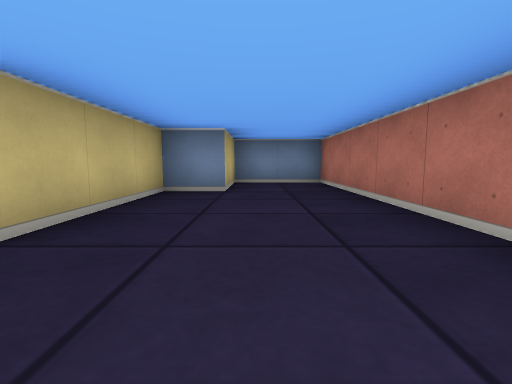
[1] (above)

13 first-person views from a walk through a cub3D ray-caster map. The camera is about half as high as the walls, tilts 6° down and sees 85° across. The floor is counted in squares. Each view is taken from the middle of a square. On the plan, view 1 faces up. The plan holds only what a view shows up to about 9 squares ahead; the rest is blank.

[2]
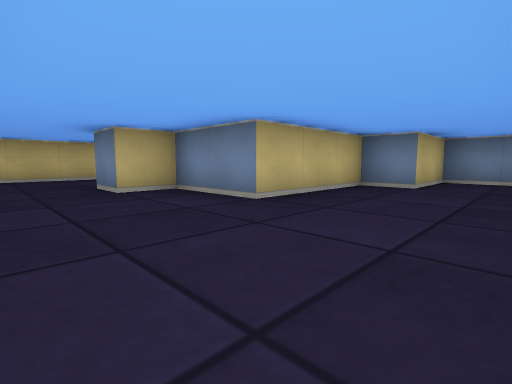

[3]
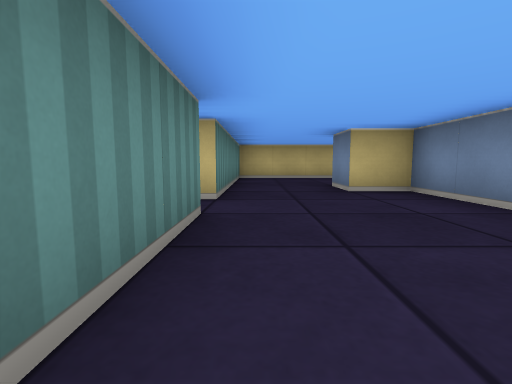

[4]
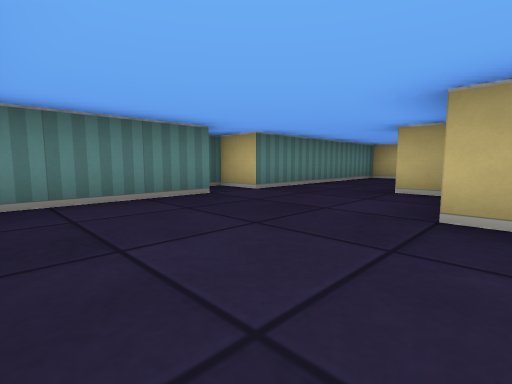

[5]
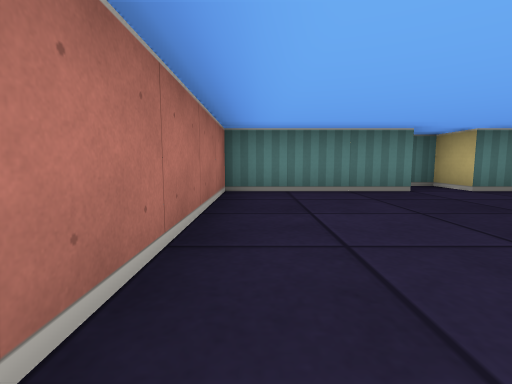

[6]
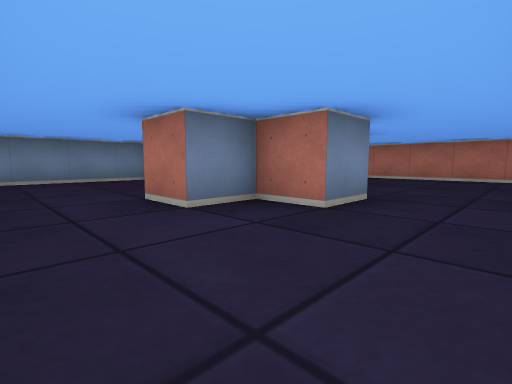

[7]
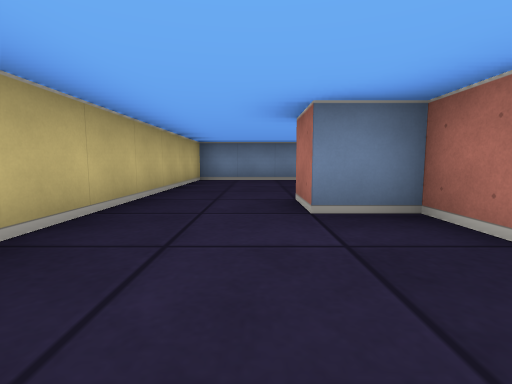

[8]
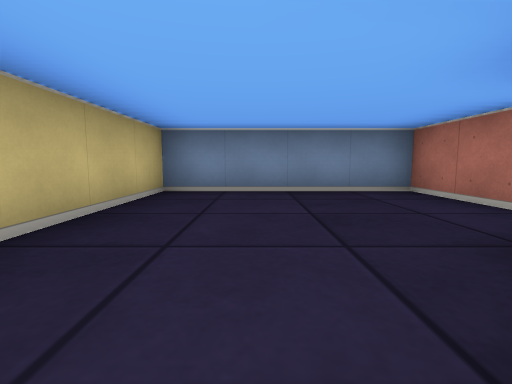

[9]
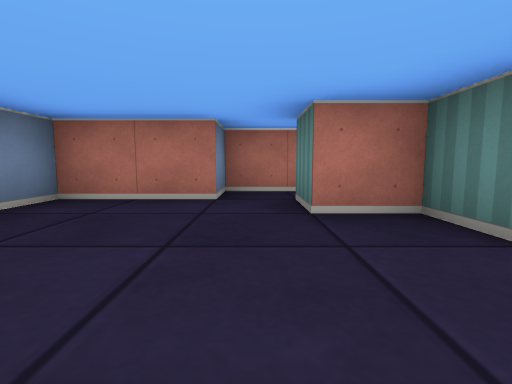

[10]
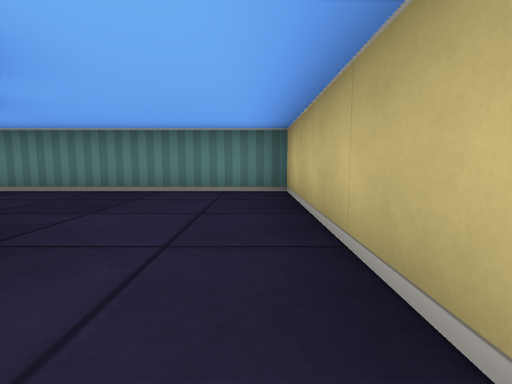

[11]
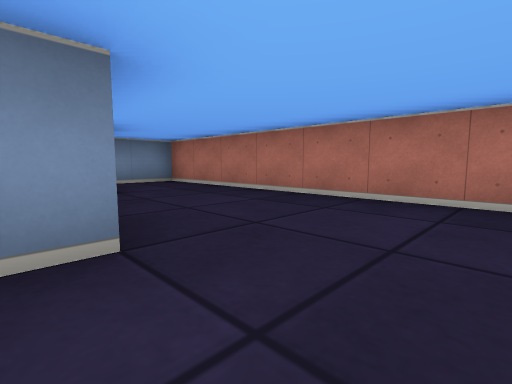

[12]
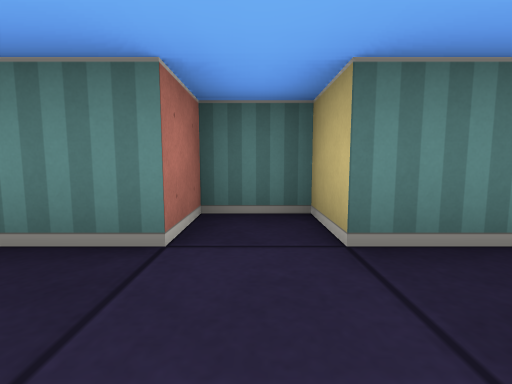

[13]
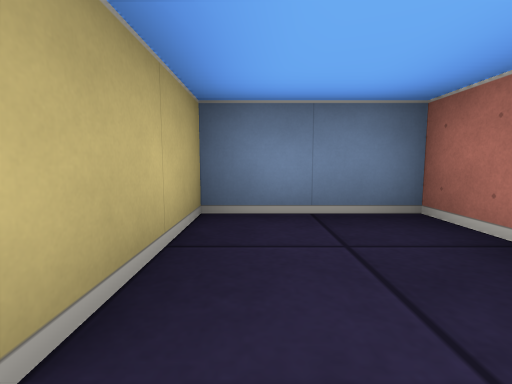

### Floor plan
Ten units are one square. View 1 is at (0, 0); x grows to the right and y downward. Boxes are objects, and circles mark ways between rooms. Rooms are numbered by the first view taken in them; rooms with no view inside come last. Other rooms are left out.
<svg viewBox="-80 -70 100 100">
<path fill="none" stroke="#000" d="M-75 -15 -75 15 -25 15 -25 25 -15 25 -15 15 15 15 15 -65 -5 -65 -5 -45 -15 -45 -15 -15 -35 -15 -35 -5 -45 -5 -45 -15 -55 -15M-55 -15 -55 -25 -45 -25 -45 -35 -35 -35M-25 -32 -25 -45 -35 -45 -35 -65 -75 -65 -75 -15"/>
<circle cx="-65" cy="-10" r="3" fill="#2a7"/>
<text x="-20" y="-10">1</text>
<text x="-50" y="-40">2</text>
</svg>
Room 1 opens to room 2.

Where each view was taken, in squares from view 1:
view 1: 0 up, 0 right, facing up
view 2: 1 down, 1 right, facing up-left
view 3: 1 down, 1 right, facing left
view 4: 2 up, 1 right, facing down-left
view 5: 3 up, 1 right, facing down
view 6: 1 down, 7 left, facing up-right
view 7: 1 down, 6 left, facing up
view 8: 2 up, 6 left, facing up
view 9: 4 up, 7 left, facing right
view 10: 3 up, 7 left, facing down
view 11: 0 up, 2 left, facing up-right
view 12: 0 up, 2 left, facing down
view 13: 4 up, 0 right, facing up
